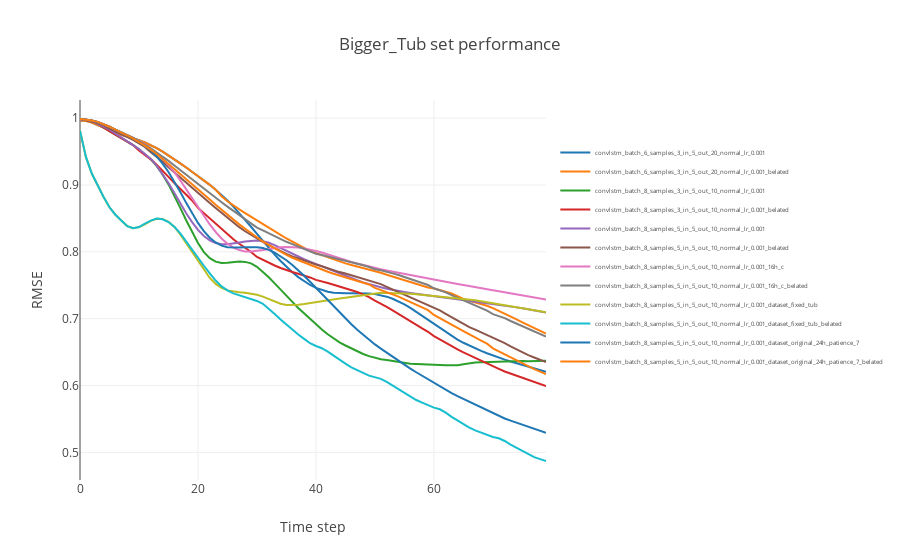

The notebook cell this image was saved under:
### Code cell
model_to_plot = 'convlstm'
test_sets_plot = [test_sets[6]]

traces = []
for k, test_set in enumerate(test_sets_plot):
    evaluators = testset_exp_eval[test_set]
    for i, exp in enumerate(list(dff[dff.model==model_to_plot].index.values)):
        ev = evaluators[exp]
        x = ev['frame']
        y = ev['ssim']
        traces.append(go.Scatter(x=x, y=y, name=exp, 
                                 marker_color = plotly.colors.DEFAULT_PLOTLY_COLORS[i % 10],
                                 opacity=1/(k+1)))

layout = dict(legend=dict(y=0.9, font=dict( size=6)), title='%s set performance' %test_set,
             xaxis=dict(title='Time step'),
             yaxis=dict(title='RMSE'))

ff = plotly.offline.iplot({"data": traces, "layout": layout })
